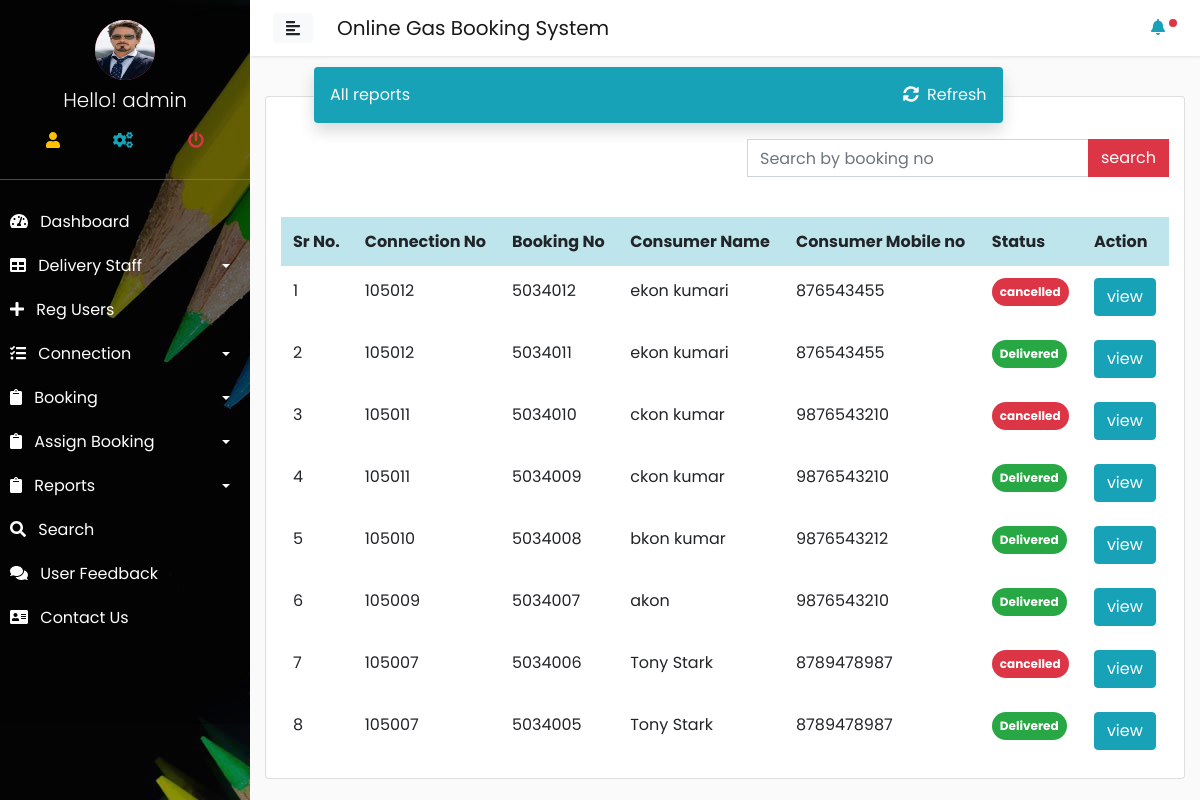
Page /admin/all_report.php (signed in) on the committed database.
### tables this page shows
CREATE TABLE `booked` (
  `booking_no` int(11) NOT NULL,
  `c_name` varchar(200) NOT NULL,
  `c_phone` varchar(200) NOT NULL,
  `c_email` varchar(200) NOT NULL,
  `c_address` varchar(200) NOT NULL,
  `refill_size` varchar(200) NOT NULL,
  `user_id` varchar(11) NOT NULL,
  `booking_time` timestamp NOT NULL DEFAULT CURRENT_TIMESTAMP,
  `status` varchar(11) NOT NULL,
  `connection_id` int(11) NOT NULL,
  `remark` varchar(200) NOT NULL,
  `assign_to` varchar(200) NOT NULL,
  `refill_cost` varchar(200) NOT NULL,
  `response_time` timestamp NULL DEFAULT NULL ON UPDATE CURRENT_TIMESTAMP,
  `status_1` varchar(200) NOT NULL,
  `remark_1` varchar(200) NOT NULL,
  `response_time_1` varchar(200) DEFAULT NULL,
  `status_2` varchar(200) NOT NULL,
  `remark_2` varchar(200) NOT NULL,
  `response_time_2` varchar(200) DEFAULT NULL
);

### config/dbconfig.php (called while the page is built, shortened)
<?php
class Dbconfig{
    private $hostname = 'localhost';
    private $username = 'root';
    private $dbname = 'ogbsdb';
    private $password = "";
    protected $connect;
    function __construct(){
        if(!isset($this->connect)){
            $this->connect = new mysqli($this->hostname,$this->username,$this->password,$this->dbname );
    }
        return $this->connect;
}
}
?>

### config/function.php (called while the page is built, shortened)
<?php
include('dbconfig.php');
class Ogbs extends Dbconfig{
public function getData($query){
    $result = $this->connect->query($query);
    $array = array();
    while($row = $result->fetch_assoc()){
        $array[] = $row;
    }
    return $array;
}
}
?>

### admin/all_report.php (the view, shortened to what this page needs)
<?php require('../config/function.php');
$report = new Ogbs();
include('include/header.php'); ?>
<div class="container">
    <div class="card">
        <div class="header ml-5 p-3 rounded w-75 bg-info text-light shadow " style="margin-top:-30px;">All reports<a href="all_report.php" class="text-light float-right"><i class="fas fa-sync-alt mr-2"></i>Refresh</a></div>
        <div class="container mt-3">
            <form action="" method="get" class="form-inline float-right">
              <div class="input-group">
  <input type="text" class="form-control rounded-0" name="search" placeholder="Search by booking no" aria-label="Recipient's username" aria-describedby="basic-addon2">
  <div class="input-group-append">
    <input type="submit" value="search" name="find" class="btn btn-danger rounded-0">
  </div>
</div>
            </form>
        </div>
        <div class="container">
        <div class="card border-0">
            <table class="table table-borderless mt-4 table-hover">
               <tr class="table-info">
                   <th>Sr No.</th>
                   <th>Connection No</th>
                   <th>Booking No</th>
                   <th>Consumer Name</th>
                   <th>Consumer Mobile no</th>
                   <th>Status</th>
                   <th>Action</th>
               </tr>
               <?php
                if(isset($_GET['find'])):
                $search = $_GET['search'];
                $call= $report->getData("SELECT * FROM booked WHERE booking_no LIKE '%$search%'");
                else:
                $call = $report->getData("SELECT * FROM booked ORDER BY booking_no DESC");
                endif;
                $sr= 1;
                foreach($call as $row):
                ?>
                <tr>
                    <td><?= $sr; ?></td>
                    <td><?= $row['connection_id']; ?></td>
                    <td><?= $row['booking_no']; ?></td>
                    <td><?= $row['c_name']; ?></td>
                    <td><?= $row['c_phone']; ?></td>
                    <td>
                    <?php if($row['status']=="1"): ?>
                    <span class="badge badge-danger badge-pill p-2">cancelled</span>
                    <?php elseif($row['status_1']==""): ?>
                    <span class="badge badge-success badge-pill p-2">Confirmed</span><?php elseif($row['status_2']==""): ?>
                    <span class="badge badge-secondary badge-pill p-2">On the way</span><?php else: ?>
                    <span class="badge badge-success badge-pill p-2">Delivered</span><?php endif; ?>
                    </td>
                    <td><a href="view_booking_details.php?view_details=<?= $row['booking_no']; ?>" class="btn btn-info">view</a></td>
                </tr>
                <?php $sr += 1; endforeach; ?>
            </table>
        </div>
        </div>
    </div>
</div>
<?php include('include/footer.php'); ?>

### admin/include/header.php (shortened to what this page needs)
<?php
$sidebar= new Ogbs();
$a_id=$_SESSION['admin_login'];
$call = $sidebar->getData("SELECT * FROM admin WHERE admin_id = '$a_id'");
foreach($call as $row);
?>
<html>
<head>
    <link rel="stylesheet" href="http://localhost/ogbs/style/bootstrap.css" >
    <link rel="stylesheet" href="http://localhost/ogbs/style/sidebar_style.css">
    <link rel="stylesheet" href="https://cdnjs.cloudflare.com/ajax/libs/malihu-custom-scrollbar-plugin/3.1.5/jquery.mCustomScrollbar.min.css">
    <link rel="stylesheet" href="https://use.fontawesome.com/releases/v5.7.0/css/all.css">
</head>
<body>
    <div class="wrapper">
 <nav id="sidebar" style="background-image:url(image/bg1.jpg); background-size:cover;">
           <div class="sidebar_bg_image h-auto pb-5" style="background:rgba(0, 0, 0, 0.33);">
            <div class="sidebar-header " style="background-color:rgba(0, 0, 0, 0); border-bottom:1px solid rgba(136, 136, 136, 0.55); height:180px;" >
                 <div class="profile_photo bg-danger mx-auto " style="height:60px; width:60px; border-radius:50%;"><img src="http://localhost/ogbs/admin/image/<?= $row['profile_image']; ?>" class="img-fluid" style="border-radius:50%; height:60px; width:60px;" alt=""></div>
                 <h3 class="text-center font-weight-light h5 mt-2">Hello! <?= $row['admin_name']; ?></h3>
                <table class="table " style="">
                    <tr >
                        <td class="border-0 text-warning text-center " title="Profile"><a href="http://localhost/ogbs/admin/profile.php"><i class="fas fa-user "></i></a></td>
                        <td class="border-0  text-center text-info" title="Setting"><a href="http://localhost/ogbs/admin/setting.php"><i class="fas fa-cogs"></i></a></td>
                        <td class="border-0 text-warning text-center text-danger" title="Logout"><a href="http://localhost/ogbs/admin/logout.php"><i class="fas fa-power-off"></i></a></td>
                    </tr>
                </table>
               </div>
            <ul class="list-unstyled components border-0">
                <li class="">
                    <a href="index.php" ><i class="fas fa-tachometer-alt mr-2"></i> Dashboard</a>
                </li>
                <li>
                    <a href="#pageSubmenu" data-toggle="collapse" aria-expanded="false" class="dropdown-toggle"><i class="fas fa-table mr-2"></i> Delivery Staff</a>
                </li>
                <li>
                    <a href="http://localhost/ogbs/admin/reg_users.php"><i class="fas fa-plus mr-2"></i> Reg Users</a>
                </li>
                 <li>
                    <a href="#managevehicle" data-toggle="collapse" aria-expanded="false" class="dropdown-toggle"><i class="fas fa-tasks mr-2"></i> Connection </a>
                </li>
                <li>
                    <a href="#booking" data-toggle="collapse" aria-expanded="false" class="dropdown-toggle"><i class="fas fa-clipboard mr-2" ></i> Booking</a>
                </li>
                   <li>
                    <a href="#assignbooking" data-toggle="collapse" aria-expanded="false" class="dropdown-toggle"><i class="fas fa-clipboard mr-2" ></i> Assign Booking</a>
                </li>
                <li>
                    <a href="#reports" data-toggle="collapse" aria-expanded="false" class="dropdown-toggle"><i class="fas fa-clipboard mr-2" ></i> Reports</a>
                </li>
                <li>
                    <a href="http://localhost/ogbs/admin/search.php"><i class="fas fa-search mr-2"></i> Search </a>
                </li>
                <li>
                    <a href="#"><i class="fas fa-comments mr-2"></i> User Feedback</a>
                </li>
            <li>
                    <a href="#"><i class="fas fa-address-card mr-2"></i> Contact Us</a>
                </li>
            </ul>
            </div>
        </nav>
        <div id="content">
            <nav class="navbar navbar-expand-lg navbar-light bg-whtie p-2">
                <div class="container-fluid">
                    <button type="button" id="sidebarCollapse" class="btn btn-light">
                        <i class="fas fa-align-left"></i>
                    </button>
                    <a href="" class="navbar-brand ml-4">Online Gas Booking System</a>
                    <div class="collapse navbar-collapse" id="navbarSupportedContent">
                        <ul class="navbar-nav ml-auto">
                            <li class="nav-item">
                            <div class="dropleft" >
                            <a href="" class="na-link text-info " id="dropdownMenuButton" data-toggle="dropdown" aria-haspopup="true" aria-expanded="false"><i class="fas fa-bell " ></i>
                            <div class="badge badge-danger p-1 badge-pill" style="height:5px; width:5px;">.</div> </a>
</div>
                            </li>
                        </ul>
                    </div>
                </div>
            </nav>

### admin/include/footer.php (shortened to what this page needs)
        </div>
    </div>
</body>
</html>

### style/sidebar_style.css (style rules this page uses)
body { font-family: 'Poppins', sans-serif; background: #fafafa; }
a, a:hover, a:focus { color: inherit; text-decoration: none; transition: all 0.3s; }
.navbar { padding: 15px 10px; background: #fff; border: none; border-radius: 0; margin-bottom: 40px; box-shadow: 1px 1px 3px rgba(0, 0, 0, 0.1); }
.wrapper { display: flex; width: 100%; }
#sidebar { width: 250px; position: fixed; top: 0; left: 0; height: 100vh; z-index: 999; background: rgba(0, 0, 0, 0.28); color: #fff; transition: all 0.3s; }
#sidebar .sidebar-header { padding: 20px; background: rgba(0, 0, 0, 0.62); }
.sidebar_bg_image { background-color: rgba(0, 0, 0, 0.85); height: 100vh; }
#sidebar ul.components { padding: 20px 0; }
#sidebar ul li a { padding: 10px; font-size: 1em; display: block; }
a[data-toggle="collapse"] { position: relative; }
.dropdown-toggle::after { display: block; position: absolute; top: 50%; right: 20px; transform: translateY(-50%); }
#content { width: calc(100% - 250px); min-height: 100vh; transition: all 0.3s; position: absolute; top: 0; right: 0; }

### rows in the picture
booked: connection "105012", booking_no "5034012", c_name "ekon kumari", c_phone "876543455", status "cancelled"
booked: connection "105012", booking_no "5034011", c_name "ekon kumari", c_phone "876543455", status "Delivered"
booked: connection "105011", booking_no "5034010", c_name "ckon kumar", c_phone "9876543210", status "cancelled"
booked: connection "105011", booking_no "5034009", c_name "ckon kumar", c_phone "9876543210", status "Delivered"
booked: connection "105010", booking_no "5034008", c_name "bkon kumar", c_phone "9876543212", status "Delivered"
booked: connection "105009", booking_no "5034007", c_name "akon", c_phone "9876543210", status "Delivered"
booked: connection "105007", booking_no "5034006", c_name "Tony Stark", c_phone "8789478987", status "cancelled"
booked: connection "105007", booking_no "5034005", c_name "Tony Stark", c_phone "8789478987", status "Delivered"

### other values in the picture
$row['admin_name'] "admin"
